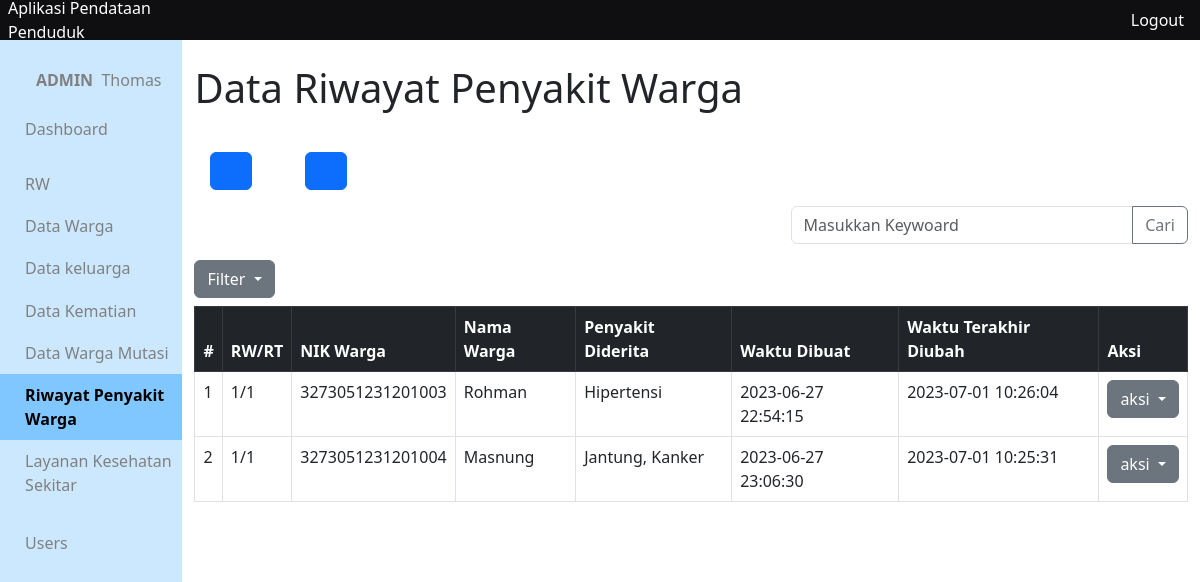
The page /app/views/penyakit-warga/ (signed in) on the database its author committed.
### tables this page shows
CREATE TABLE `riwayat_penyakit_warga` (
  `id_penyakit_warga` int(10) NOT NULL,
  `nik_penyakit` varchar(16) NOT NULL,
  `id_t_penyakit` int(10) DEFAULT NULL,
  `created_at` timestamp NOT NULL DEFAULT current_timestamp(),
  `updated_at` timestamp NOT NULL DEFAULT current_timestamp()
);

CREATE TABLE `warga` (
  `nik_warga` varchar(16) NOT NULL,
  `no_kk` varchar(16) DEFAULT NULL,
  `status_kk` varchar(50) DEFAULT NULL,
  `nama_warga` varchar(300) DEFAULT NULL,
  `tempat_lahir` varchar(300) DEFAULT NULL,
  `tanggal_lahir` date DEFAULT NULL,
  `alamat_ktp` varchar(300) DEFAULT NULL,
  `alamat_tinggal` varchar(300) DEFAULT NULL,
  `no_rt` int(10) DEFAULT NULL,
  `no_rw` int(10) DEFAULT NULL,
  `agama` varchar(50) DEFAULT NULL,
  `pendidikan_terakhir` varchar(20) DEFAULT NULL,
  `pekerjaan` varchar(200) DEFAULT NULL,
  `jenis_kelamin` char(1) DEFAULT NULL,
  `status_perkawinan` varchar(15) DEFAULT NULL,
  `status_warga` varchar(10) DEFAULT NULL,
  `status_kehidupan` varchar(10) DEFAULT NULL,
  `kewarganegaraan` varchar(10) DEFAULT NULL,
  `gol_darah` char(2) DEFAULT NULL,
  `kontak` varchar(15) DEFAULT NULL,
  `id_adder` int(10) DEFAULT NULL,
  `id_updater` int(10) DEFAULT NULL,
  `created_at` timestamp NULL DEFAULT current_timestamp(),
  `updated_at` timestamp NULL DEFAULT current_timestamp()
);

### app/functions/penyakit-warga/function-crud.php (called while the page is built, shortened)
<?php
require_once __DIR__.'/../main-function.php';
function getWargaBerpenyakit(){
	$query = "SELECT *, GROUP_CONCAT(nama_penyakit SEPARATOR ', ') AS penyakit,
	riwayat_penyakit_warga.created_at AS ditambah, riwayat_penyakit_warga.updated_at AS diubah
	FROM riwayat_penyakit_warga
	INNER JOIN warga ON riwayat_penyakit_warga.nik_penyakit = warga.nik_warga
	INNER JOIN penyakit on riwayat_penyakit_warga.id_t_penyakit = penyakit.id_penyakit
	GROUP BY (nik_penyakit)";
	return query($query);
}
 ?>

### app/functions/main-function.php (called while the page is built, shortened)
<?php
$conn = mysqli_connect("localhost", "root", '', "data_penduduk");
function query($query)
{
	global $conn;
	$result = mysqli_query($conn, $query);
	$rows = [];
		while( $row = mysqli_fetch_assoc($result) ) {
			$rows[] = $row;
		}
	return $rows;
}

### app/views/penyakit-warga/index.php (the view, shortened to what this page needs)
<?php include_once '../layouts/header.php' ?>
<?php include_once '../layouts/side-bar.php' ?>
<?php include_once '../../functions/penyakit-warga/function-crud.php' ?>
<div class="container">
	<h1 class="mt-4">Data Riwayat Penyakit Warga</h1>
<?php include_once '../layouts/menu.php' ?>
<?php include_once '../layouts/form-cari.php' ?>
<?php $penyakit_warga = getWargaBerpenyakit(); ?>
<div class="dropdown">
	<button class="btn btn-secondary dropdown-toggle" type="button" data-bs-toggle="dropdown" aria-expanded="false">
		Filter
	</button>
</div>
<table class="table table-hover table-bordered mt-2">
	<thead>
	    <tr class="table-dark">
	      <th scope="col">#</th>
	      <th scope="col">RW/RT</th>
	      <th scope="col">NIK Warga</th>
	      <th scope="col">Nama Warga</th>
	      <th scope="col">Penyakit Diderita</th>
	      <th scope="col">Waktu Dibuat</th>
	      <th scope="col">Waktu Terakhir Diubah</th>
	      <th scope="col">Aksi</th>
	    </tr>
	  </thead>
 	<tbody>
 		<?php $no=1 ?>
 		<?php foreach ($penyakit_warga as $pw) : ?>
 		<tr>
 			<td><?= $no++; ?></td>
 			<td><?= $pw['no_rw'] ?>/<?= $pw['no_rt'] ?></td>
 			<td><?= $pw['nik_penyakit'] ?></td>
 			<td><?= $pw['nama_warga'] ?></td>
 			<td>
 				<?php if (strlen($pw['penyakit']) >= 20): ?>
 					<?= substr($pw['penyakit'], 0, 20 ) ?> ...</td>
 				<?php else : ?>
 					<?= $pw['penyakit'] ?>
 				<?php endif ?>
 			<td><?= $pw['created_at'] ?></td>
 			<td>
 			<?php if ($pw['ditambah'] == '0000-00-00 00:00:00'): ?>
  				<div class="badge bg-primary text-wrap mb-3"> Belum Pernah Ada Perubahan </div>
  			<?php else : ?>
  				<?= $pw['diubah'] ?>
  			<?php endif; ?>
 			</td>
 			<td>
 			<div class="dropdown">
			  <button class="btn btn-secondary dropdown-toggle" type="button" data-bs-toggle="dropdown" aria-expanded="false">
			    aksi
			  </button>
			</div>
 			</td>
 		</tr>
 		<?php endforeach ?>
 	</tbody>
</table>
</div>
<?php include_once '../layouts/footer.php' ?>

### app/css/colors.css (style rules this page uses)
:root { --pink: #ecc6b3; --docks: #42506B; --haze: #C6CEFF; --fairy: #45E3FF; --rang1: #CCE8FF; --rang2: #B3DDFF; --rang3: #99D2FF; --rang4: #80C7FF; }

### app/css/style.css (style rules this page uses)
* { margin: 0; padding: 0; }
body { width: 100vw; height: 100vh; }

### rows shown on the page
riwayat_penyakit_warga: nik_penyakit.no_rw "1", nik_penyakit.no_rt "1", nik_penyakit "3273051231201003", nik_penyakit.nama_warga "Rohman", penyakit "Hipertensi", nik_penyakit.created_at "2023-06-27 22:54:15", updated_at "2023-07-01 10:26:04"
riwayat_penyakit_warga: nik_penyakit.no_rw "1", nik_penyakit.no_rt "1", nik_penyakit "3273051231201004", nik_penyakit.nama_warga "Masnung", penyakit "Jantung, Kanker", nik_penyakit.created_at "2023-06-27 23:06:30", updated_at "2023-07-01 10:25:31"

### other values the page prints
$_SESSION['level'] "ADMIN"
$_SESSION['nama'] "Thomas"
